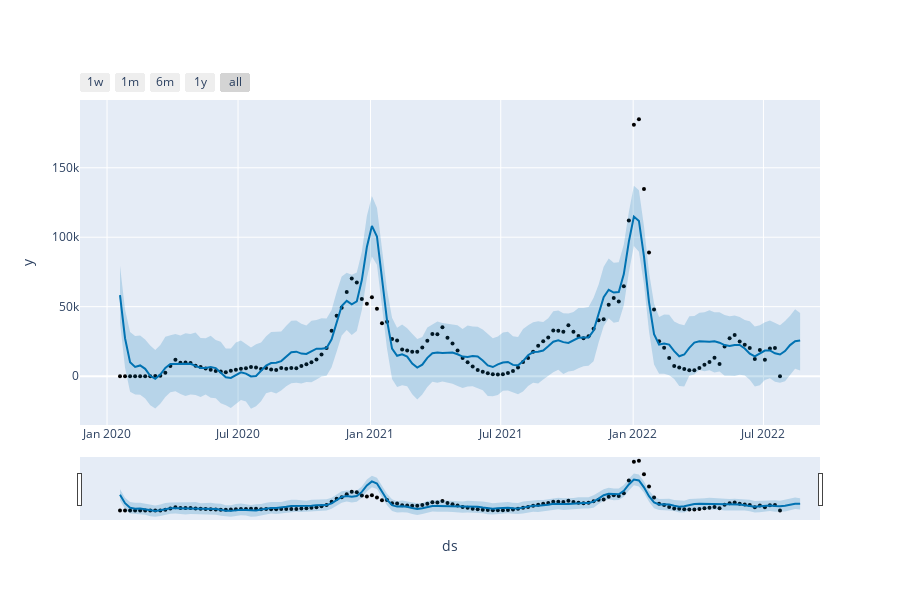

Notebook cell for this chart:
### Code cell
model.predict(4)

### Figure 1 — Plotly figure (JSON) as saved in the notebook; plotly's stock layout.template omitted (floating-point values rounded to 4 significant figures; data arrays with more than 128 entries replaced by an {"elided": "..."} marker saying what was removed)
{"data": [{"marker": {"color": "black", "size": 4}, "mode": "markers", "name": "Actual", "type": "scatter", "x": {"elided": "132 str values"}, "y": {"elided": "132 int values"}}, {"hoverinfo": "skip", "line": {"width": 0}, "mode": "lines", "type": "scatter", "x": {"elided": "136 str values"}, "y": {"elided": "136 float values"}}, {"fill": "tonexty", "fillcolor": "rgba(0, 114, 178, 0.2)", "line": {"color": "#0072B2", "width": 2}, "mode": "lines", "name": "Predicted", "type": "scatter", "x": {"elided": "136 str values"}, "y": {"elided": "136 float values"}}, {"fill": "tonexty", "fillcolor": "rgba(0, 114, 178, 0.2)", "hoverinfo": "skip", "line": {"width": 0}, "mode": "lines", "type": "scatter", "x": {"elided": "136 str values"}, "y": {"elided": "136 float values"}}], "layout": {"height": 600, "showlegend": false, "width": 900, "xaxis": {"rangeselector": {"buttons": [{"count": 7, "label": "1w", "step": "day", "stepmode": "backward"}, {"count": 1, "label": "1m", "step": "month", "stepmode": "backward"}, {"count": 6, "label": "6m", "step": "month", "stepmode": "backward"}, {"count": 1, "label": "1y", "step": "year", "stepmode": "backward"}, {"step": "all"}]}, "rangeslider": {"visible": true}, "title": {"text": "ds"}, "type": "date"}, "yaxis": {"title": {"text": "y"}}}}
